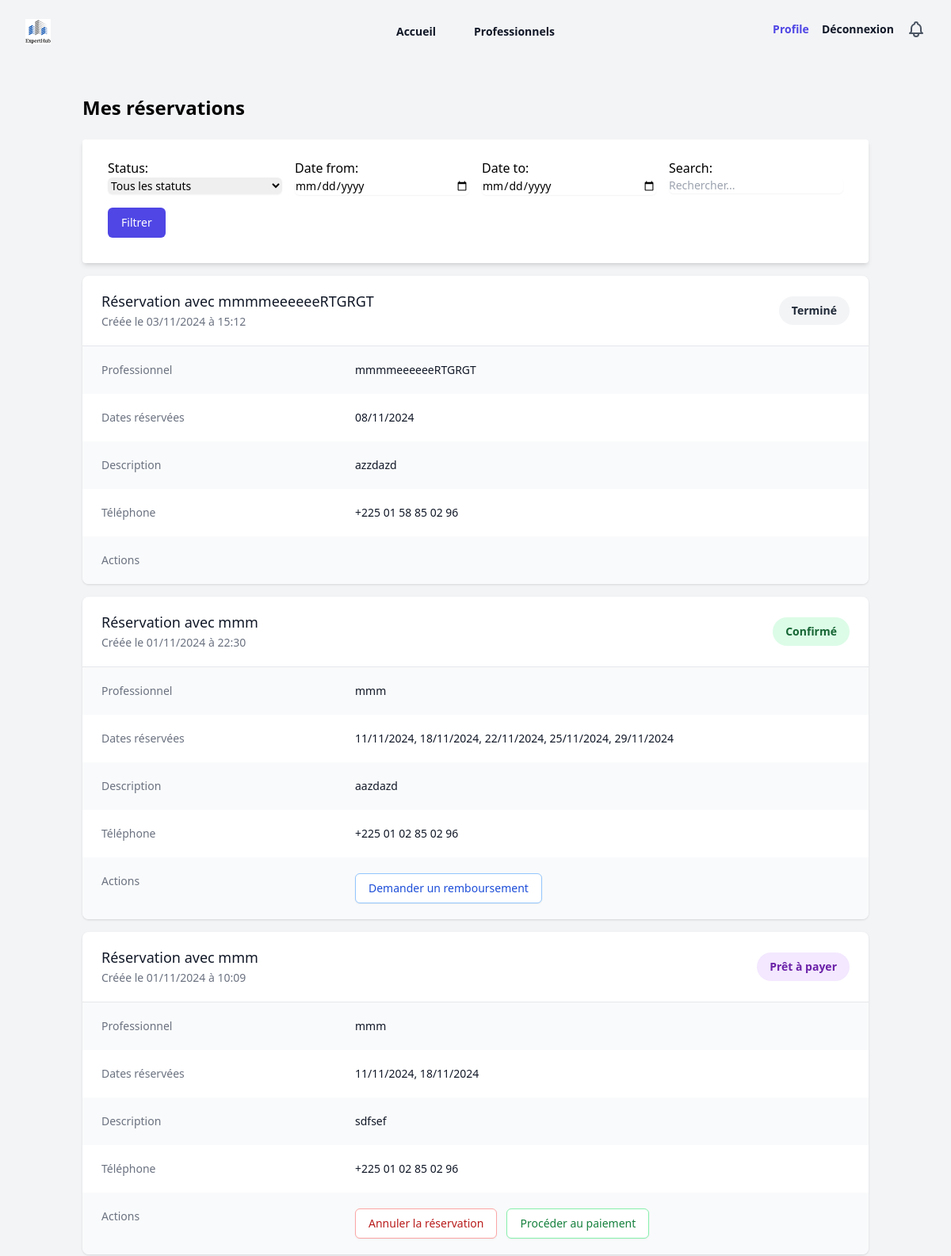
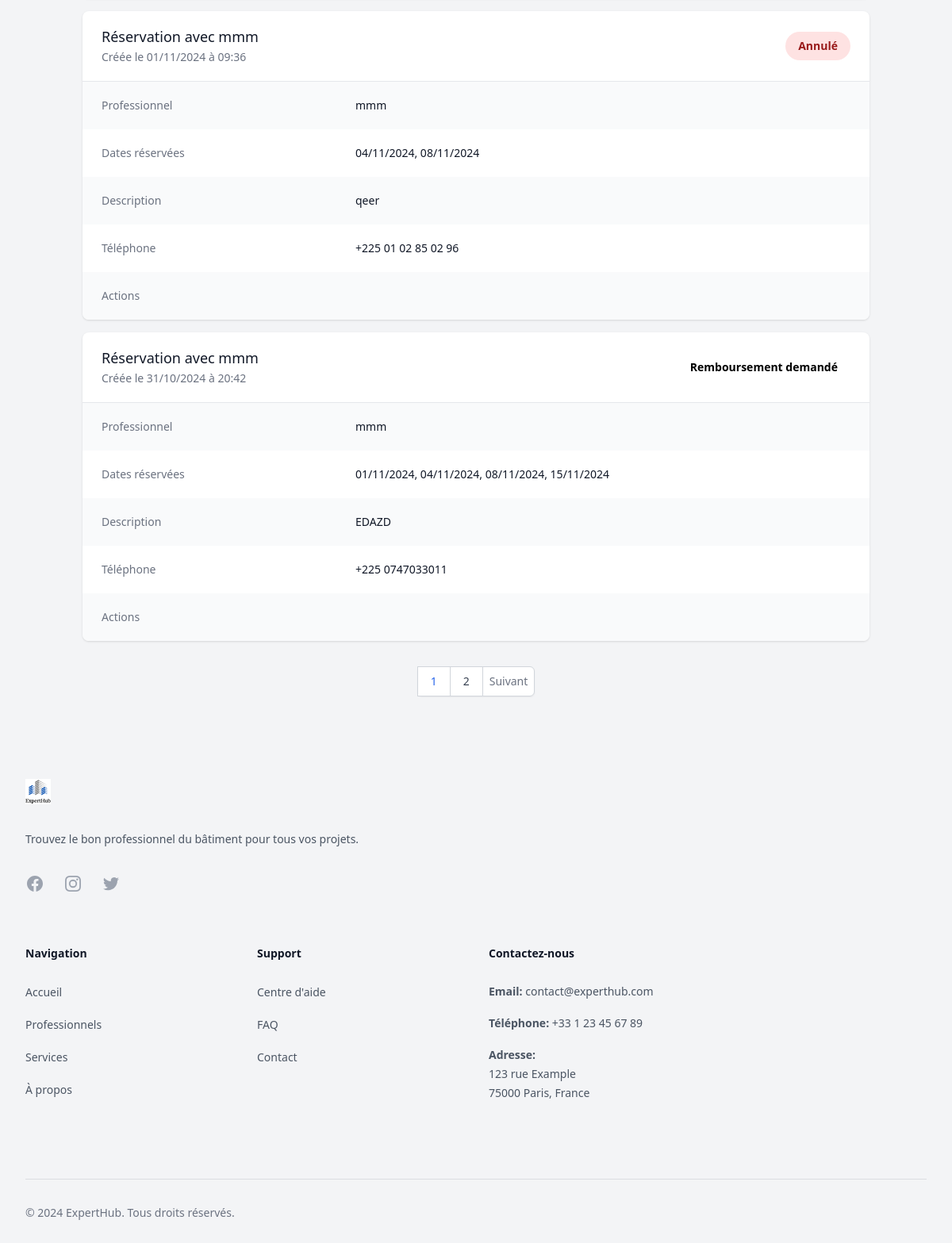
/reservation/mes-reservations/ (signed in), run on the app's committed database (2 pictures, top to bottom).
### reservations/models.py (models this page shows, shortened)
class Reservation(models.Model):
    objects = ReservationManager()
    professionnel = models.ForeignKey(
        Professionnel,
        on_delete=models.CASCADE,
        related_name="reservations"
    )
    client = models.ForeignKey(
        settings.AUTH_USER_MODEL,
        on_delete=models.CASCADE
    )
    description = models.TextField(
        verbose_name="Description de la demande",
        help_text="Décrivez le travail que vous souhaitez faire réaliser"
    )
    phone = models.CharField(
        max_length=20,
        verbose_name="Numéro de téléphone"
    )
    selected_dates = models.JSONField(
        verbose_name="Dates sélectionnées",
        help_text="Les dates de réservation sélectionnées"
    )
    created_at = models.DateTimeField(
        auto_now_add=True,
        verbose_name="Date de création"
    )
    status = models.CharField(
        max_length=20,
        choices=ReservationStatus.choices,
        default=ReservationStatus.PENDING,
        verbose_name="Statut"
    )
    last_status_change = models.DateTimeField(
        auto_now_add=True,
        verbose_name="Dernière modification du statut"
    )
    cancelled_at = models.DateTimeField(null=True, blank=True)
    total_price = models.DecimalField(
        max_digits=10,
        decimal_places=2,
        verbose_name="Prix total",
        help_text="Prix total basé sur le nombre de jours × tarif journalier",
        editable=False
    )
    class Meta:
        ordering = ['-created_at']
        constraints = [
            models.UniqueConstraint(
                fields=["professionnel", "client", "created_at"],
                name="unique_reservation"
            )
        ]

### professionnels/models.py (models this page shows, shortened)
class Professionnel(models.Model):
    full_name = models.CharField(max_length=255, verbose_name="Nom complet")
    profile_photo = models.ImageField(
        upload_to="photos/", null=True, blank=True, verbose_name="Photo de profil"
    )
    email = models.EmailField(unique=True, verbose_name="Email", db_index=True)
    phone = models.CharField(max_length=20, verbose_name="Téléphone", db_index=True)
    CITY_CHOICES = [
        ("Abidjan", "Abidjan"),
        ("Yamoussoukro", "Yamoussoukro"),
    ]
    city = models.CharField(max_length=100, choices=CITY_CHOICES, verbose_name="Ville")
    COMMUNE_CHOICES = [
        ("Abobo", "Abobo"),
        ("Adjamé", "Adjamé"),
    ]
    commune = models.CharField(
        max_length=100, choices=COMMUNE_CHOICES, verbose_name="Commune"
    )
    presentation_video = models.FileField(
        upload_to="videos/", null=True, blank=True, verbose_name="Vidéo de présentation"
    )
    SPECIALIZATIONS = [
        ("Gros Oeuvre", "Gros Oeuvre"),
        ("Second Oeuvre", "Second Oeuvre"),
    ]
    specialization = models.CharField(
        max_length=255, choices=SPECIALIZATIONS, verbose_name="Spécialisation"
    )
    class SkillLevel(models.TextChoices):
        DEBUTANT = "Débutant", "Débutant"
        INTERMEDIAIRE = "Intermédiaire", "Intermédiaire"
        EXPERT = "Expert", "Expert"
    skill_level = models.CharField(
        max_length=50,
        choices=SkillLevel.choices,
        verbose_name="Niveau de compétence",
    )
    certifications = models.TextField(verbose_name="Certifications", blank=True)
    years_of_experience = models.PositiveIntegerField(
        help_text="Nombre d'années d'expérience", verbose_name="Années d'expérience"
    )
    daily_rate = models.DecimalField(
        max_digits=10, decimal_places=2, verbose_name="Tarif journalier"
    )
    availability = models.CharField(
        max_length=255,
        help_text="Exemple : Lundi,Mardi,Mercredi",
        verbose_name="Disponibilité",
    )
    class Meta:
        constraints = [
            models.UniqueConstraint(fields=["email"], name="unique_email"),
        ]

### reservations/views.py (the view, shortened to what this page needs)
# urls.py: path('mes-reservations/', views.reservation_list, name='reservation_list'),
@login_required
def reservation_list(request):
    logger.debug("Starting reservation_list view")
    logger.debug(f"GET parameters: {request.GET}")
    filter_form = ReservationFilterForm(request.GET or None)
    logger.debug(f"Filter form is bound: {filter_form.is_bound}")
    reservations = ReservationService.get_filtered_reservations(
        user=request.user,
        filter_form=filter_form
    )
    logger.debug(f"Number of reservations before pagination: {reservations.count()}")
    page_obj = ReservationService.paginate_reservations(
        reservations=reservations,
        page_number=request.GET.get('page')
    )
    context = {
        'filter_form': filter_form,
        'page_obj': page_obj,
        'has_filters': filter_form.is_bound and any(filter_form.cleaned_data.values() if filter_form.is_valid() else [])
    }
    logger.debug("Rendering reservation list template")
    return render(request, 'reservations/reservation_list.html', context)

### reservations/filters.py
class ReservationFilterForm(forms.Form):
    status = forms.ChoiceField(
        choices=[('', 'Tous les statuts')] + list(ReservationStatus.choices),
        required=False,
        widget=forms.Select(attrs={
            'class': 'block w-full rounded-md border-gray-300 shadow-sm focus:border-indigo-500 focus:ring-indigo-500 sm:text-sm'
        })
    )
    date_from = forms.DateField(
        required=False,
        widget=forms.DateInput(attrs={
            'type': 'date',
            'class': 'block w-full rounded-md border-gray-300 shadow-sm focus:border-indigo-500 focus:ring-indigo-500 sm:text-sm'
        })
    )
    date_to = forms.DateField(
        required=False,
        widget=forms.DateInput(attrs={
            'type': 'date',
            'class': 'block w-full rounded-md border-gray-300 shadow-sm focus:border-indigo-500 focus:ring-indigo-500 sm:text-sm'
        })
    )
    search = forms.CharField(
        required=False,
        widget=forms.TextInput(attrs={
            'placeholder': 'Rechercher...',
            'class': 'block w-full rounded-md border-gray-300 shadow-sm focus:border-indigo-500 focus:ring-indigo-500 sm:text-sm'
        })
    )

### reservations/managers.py (called while the page is built)
    def get_queryset(self):
        return ReservationQuerySet(self.model, using=self._db)

### reservations/services.py (called while the page is built)
    @staticmethod
    def paginate_reservations(reservations, page_number):
        paginator = Paginator(reservations, RESERVATIONS_PER_PAGE)
        logger.debug(f"Total items: {paginator.count}, Total pages: {paginator.num_pages}")
        try:
            page_obj = paginator.page(page_number)
            logger.debug(f"Current page: {page_obj.number}")
        except PageNotAnInteger:
            page_obj = paginator.page(1)
            logger.debug("Invalid page number, defaulting to page 1")
        except EmptyPage:
            page_obj = paginator.page(paginator.num_pages)
            logger.debug(f"Empty page, showing last page: {paginator.num_pages}")
        return page_obj

### reservations/templatetags/reservation_extras.py (called while the page is built)
@register.filter
def format_selected_dates(value):
    try:
        if isinstance(value, str):
            dates = json.loads(value)
        else:
            dates = value
        formatted_dates = []
        for date_str in dates:
            date_obj = datetime.strptime(date_str, '%Y-%m-%d')
            formatted_dates.append(date_obj.strftime('%d/%m/%Y'))
        return ', '.join(formatted_dates)
    except (json.JSONDecodeError, ValueError):
        return value

### reservations/templates/reservations/reservation_list.html (shortened to what this page needs)
{% extends "base.html" %}
{% load static %}
{% load reservation_extras %}
{% block content %}
<div class="container mx-auto px-4 py-8">
    <h1 class="text-2xl font-bold mb-6">Mes réservations</h1>
    <form method="get" class="bg-white shadow-md rounded px-8 pt-6 pb-8 mb-4">
        <div class="grid grid-cols-1 md:grid-cols-2 lg:grid-cols-4 gap-4">
            {{ filter_form.as_p }}
            <div class="flex items-end">
                <button type="submit" class="inline-flex items-center px-4 py-2 border border-transparent text-sm font-medium rounded-md text-white bg-indigo-600 hover:bg-indigo-700">
                    Filtrer
                </button>
            </div>
        </div>
    </form>
    {% if page_obj %}
        <div class="space-y-4">
            {% for reservation in page_obj %}
            <div class="bg-white shadow overflow-hidden sm:rounded-lg">
                <div class="px-4 py-5 sm:px-6">
                    <div class="flex justify-between items-center">
                        <div>
                            <h3 class="text-lg leading-6 font-medium text-gray-900">
                                Réservation avec {{ reservation.professionnel.full_name }}
                            </h3>
                            <p class="mt-1 max-w-2xl text-sm text-gray-500">
                                Créée le {{ reservation.created_at|date:"d/m/Y à H:i" }}
                            </p>
                        </div>
                        <span class="px-4 py-2 inline-flex text-sm leading-5 font-semibold rounded-full
                            {% if reservation.status == 'pending' %}bg-yellow-100 text-yellow-800
                            {% elif reservation.status == 'confirmed' %}bg-green-100 text-green-800
                            {% elif reservation.status == 'cancelled' %}bg-red-100 text-red-800
                            {% elif reservation.status == 'completed' %}bg-gray-100 text-gray-800
                            {% elif reservation.status == 'ready_to_pay' %}bg-purple-100 text-purple-800
                            {% endif %}">
                            {{ reservation.get_status_display }}
                        </span>
                    </div>
                </div>
                <div class="border-t border-gray-200">
                    <dl>
                        <div class="bg-gray-50 px-4 py-5 sm:grid sm:grid-cols-3 sm:gap-4 sm:px-6">
                            <dt class="text-sm font-medium text-gray-500">Professionnel</dt>
                            <dd class="mt-1 text-sm text-gray-900 sm:mt-0 sm:col-span-2">
                                {{ reservation.professionnel.full_name }}
                            </dd>
                        </div>
                        <div class="bg-white px-4 py-5 sm:grid sm:grid-cols-3 sm:gap-4 sm:px-6">
                            <dt class="text-sm font-medium text-gray-500">Dates réservées</dt>
                            <dd class="mt-1 text-sm text-gray-900 sm:mt-0 sm:col-span-2">
                                {% if reservation.selected_dates %}
                                {{ reservation.selected_dates|format_selected_dates }}
                                {% else %}
                                    Non spécifié
                                {% endif %}
                            </dd>
                        </div>
                        {% if reservation.description %}
                        <div class="bg-gray-50 px-4 py-5 sm:grid sm:grid-cols-3 sm:gap-4 sm:px-6">
                            <dt class="text-sm font-medium text-gray-500">Description</dt>
                            <dd class="mt-1 text-sm text-gray-900 sm:mt-0 sm:col-span-2">
                                {{ reservation.description }}
                            </dd>
                        </div>
                        {% endif %}
                        {% if reservation.phone %}
                        <div class="bg-white px-4 py-5 sm:grid sm:grid-cols-3 sm:gap-4 sm:px-6">
                            <dt class="text-sm font-medium text-gray-500">Téléphone</dt>
                            <dd class="mt-1 text-sm text-gray-900 sm:mt-0 sm:col-span-2">
                                {{ reservation.phone }}
                            </dd>
                        </div>
                        {% endif %}
<div class="{% if reservation.phone %}bg-gray-50{% else %}bg-white{% endif %} px-4 py-5 sm:grid sm:grid-cols-3 sm:gap-4 sm:px-6">
    <dt class="text-sm font-medium text-gray-500">Actions</dt>
    <dd class="mt-1 text-sm text-gray-900 sm:mt-0 sm:col-span-2">
        <div class="flex flex-wrap gap-3">
            {% if reservation.status != 'cancelled' and reservation.status != 'completed' and reservation.status != 'confirmed' and reservation.status != 'refund_requested' and reservation.status != 'refund_accepted' and reservation.status != 'refund_rejected' and reservation.status != 'refunded' %}
    <a href="{% url 'reservation_delete' reservation.id %}"
       class="inline-flex items-center px-4 py-2 border border-red-300 shadow-sm text-sm font-medium rounded-md text-red-700 bg-white hover:bg-red-50 focus:outline-none focus:ring-2 focus:ring-offset-2 focus:ring-red-500">
        Annuler la réservation
    </a>
{% endif %}
            {% if reservation.status == 'ready_to_pay' %}
                <a href="{% url 'paiements:payment_details' reservation.id %}"
                   class="inline-flex items-center px-4 py-2 border border-green-300 shadow-sm text-sm font-medium rounded-md text-green-700 bg-white hover:bg-green-50 focus:outline-none focus:ring-2 focus:ring-offset-2 focus:ring-green-500">
                    Procéder au paiement
                </a>
            {% endif %}
            {% if reservation.status == 'confirmed' %}
                <a href="{% url 'remboursements:refund_request_create' reservation.id %}"
                   class="inline-flex items-center px-4 py-2 border border-blue-300 shadow-sm text-sm font-medium rounded-md text-blue-700 bg-white hover:bg-blue-50 focus:outline-none focus:ring-2 focus:ring-offset-2 focus:ring-blue-500">
                    Demander un remboursement
                </a>
            {% elif reservation.remboursements_demande %}
                <span class="inline-flex items-center px-4 py-2 text-sm font-medium text-gray-500 bg-gray-100 rounded-md">
                    Une demande de remboursement est déjà en cours
                </span>
            {% endif %}
        </div>
    </dd>
</div>
                    </dl>
                </div>
            </div>
            {% endfor %}
        </div>
        {% if page_obj.paginator.num_pages > 1 %}
        <div class="flex justify-center mt-8">
            <nav class="relative z-0 inline-flex rounded-md shadow-sm -space-x-px">
                {% for num in page_obj.paginator.page_range %}
                <a href="?page={{ num }}{% for key,value in request.GET.items %}{% if key != 'page' %}&{{ key }}={{ value }}{% endif %}{% endfor %}"
                   class="relative inline-flex items-center px-4 py-2 border border-gray-300 bg-white text-sm font-medium {% if page_obj.number == num %}text-blue-600 bg-blue-50{% else %}text-gray-700 hover:bg-gray-50{% endif %}">
                    {{ num }}
                </a>
                {% endfor %}
                {% if page_obj.has_next %}
                <a href="?page={{ page_obj.next_page_number }}{% for key,value in request.GET.items %}{% if key != 'page' %}&{{ key }}={{ value }}{% endif %}{% endfor %}"
                   class="relative inline-flex items-center px-2 py-2 rounded-r-md border border-gray-300 bg-white text-sm font-medium text-gray-500 hover:bg-gray-50">
                    Suivant
                </a>
                {% endif %}
            </nav>
        </div>
        {% endif %}
    {% else %}
        <div class="text-center py-12">
            <div class="rounded-md bg-gray-50 p-4">
                <p class="text-gray-700">{{ messages.info.0 }}</p>
            </div>
        </div>
    {% endif %}
</div>
{% endblock %}

### data on the page
Reservation: professionnel.full_name "mmmmeeeeeeRTGRGT", created_at "03/11/2024 à 15:12", status "Terminé", selected_dates "08/11/2024", description "azzdazd", phone "+225 01 58 85 02 96"
Reservation: professionnel.full_name "mmm", created_at "01/11/2024 à 22:30", status "Confirmé", selected_dates "11/11/2024, 18/11/2024, 22/11/2024, 25/11/2024, 29/11/2024", description "aazdazd", phone "+225 01 02 85 02 96", shows "Demander un remboursement"
Reservation: professionnel.full_name "mmm", created_at "01/11/2024 à 10:09", status "Prêt à payer", selected_dates "11/11/2024, 18/11/2024", description "sdfsef", phone "+225 01 02 85 02 96", shows "Annuler la réservation", shows "Procéder au paiement"
Reservation: professionnel.full_name "mmm", created_at "01/11/2024 à 09:36", status "Annulé", selected_dates "04/11/2024, 08/11/2024", description "qeer", phone "+225 01 02 85 02 96"
Reservation: professionnel.full_name "mmm", created_at "31/10/2024 à 20:42", status "Remboursement demandé", selected_dates "01/11/2024, 04/11/2024, 08/11/2024, 15/11/2024", description "EDAZD", phone "+225 0747033011"

### other printed values
{{ num }} "1" "2"
